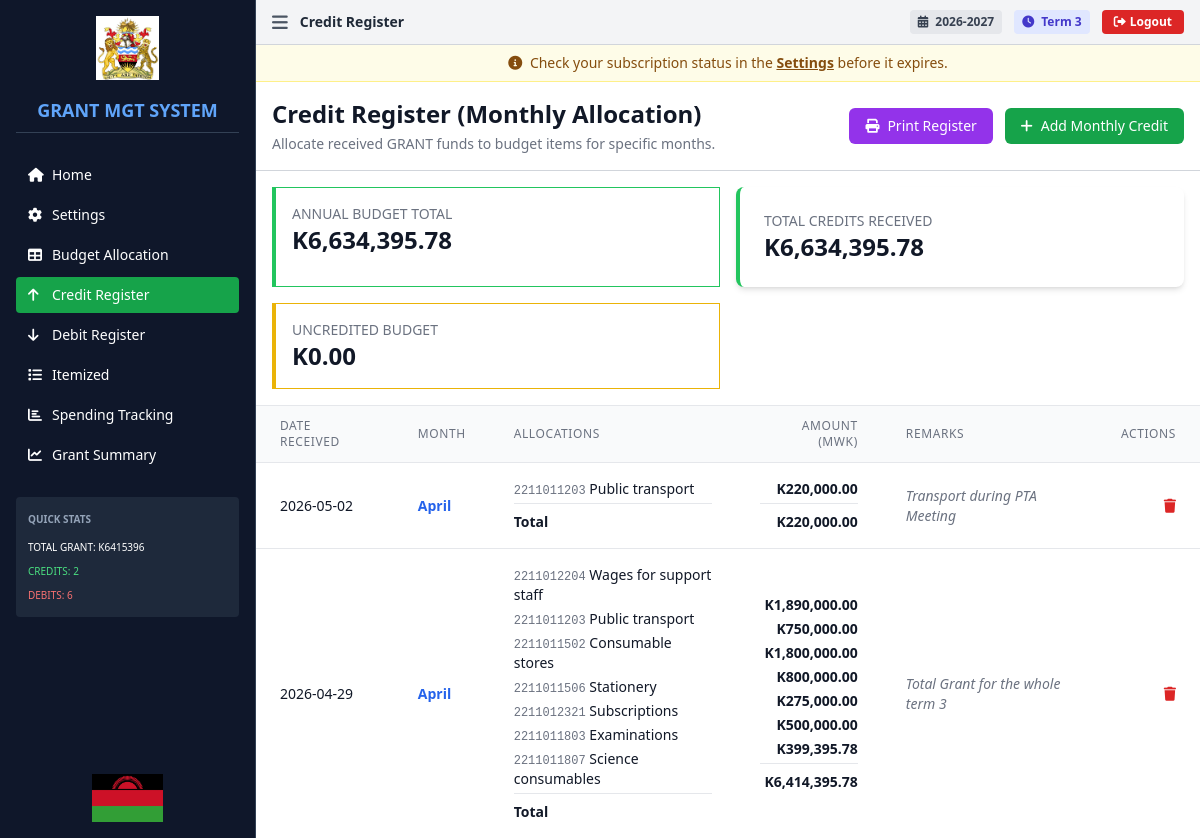
Screenshot of /credits (signed in) with the database file from the repository.
### tables this page shows
CREATE TABLE term_settings (
                id INTEGER PRIMARY KEY AUTOINCREMENT,
                school_id INTEGER NOT NULL,
                current_academic_year TEXT NOT NULL,
                current_term TEXT NOT NULL,
                updated_at DATETIME DEFAULT CURRENT_TIMESTAMP,
                FOREIGN KEY (school_id) REFERENCES schools(id),
                UNIQUE(school_id)
            );

CREATE TABLE credits (
                id INTEGER PRIMARY KEY AUTOINCREMENT,
                school_id INTEGER NOT NULL,
                financial_year TEXT NOT NULL,
                date_received DATE NOT NULL,
                month TEXT NOT NULL,
                line_items TEXT NOT NULL,
                remarks TEXT,
                created_at DATETIME DEFAULT CURRENT_TIMESTAMP, academic_year TEXT, term TEXT,
                FOREIGN KEY (school_id) REFERENCES schools(id)
            );

CREATE TABLE budget_items (
                id INTEGER PRIMARY KEY AUTOINCREMENT,
                school_id INTEGER NOT NULL,
                financial_year TEXT NOT NULL,
                template_row_id INTEGER NOT NULL,
                item_key TEXT NOT NULL,
                pow_no INTEGER,
                pow_name TEXT,
                sub_activity TEXT,
                sub_item_description TEXT,
                code TEXT,
                total_allocation REAL DEFAULT 0,
                monthly_allocations TEXT,
                created_at DATETIME DEFAULT CURRENT_TIMESTAMP, academic_year TEXT, term TEXT,
                FOREIGN KEY (school_id) REFERENCES schools(id),
                UNIQUE(school_id, financial_year, template_row_id)
            );

### app.py (the view)
@app.route('/credits')
@app.route('/creditregister')
@app.route('/credit-register')
@require_login
def credits():
    academic_year = get_academic_year()
    term = get_term()
    budget = get_budget(academic_year, term)
    credits = get_credits(academic_year, term) or []
    debits = get_debits(academic_year, term) or []
    total_grant = get_total_grant(academic_year, term)
    settings = get_settings()
    total_credits_amount = 0.0
    for c in credits:
        if isinstance(c, dict):
            line_items = c.get('lineItems', [])
            for item in line_items:
                if isinstance(item, dict):
                    amt = item.get('amount', 0)
                    if amt:
                        try:
                            total_credits_amount += float(amt)
                        except (ValueError, TypeError):
                            pass
    return render_template('credits.html',
                      budget=budget,
                      credits=credits,
                      debits=debits,
                      total_credits_amount=total_credits_amount,
                      total_grant=total_grant,
                      academic_year=academic_year,
                      term=term,
                      settings=settings,
                      current_page='credits')

### templates/credits.html (shortened to what this page needs)
{% extends "base.html" %}
{% block title %}Credit Register{% endblock %}
{% block content %}
<div class="max-w-full">
    <div class="bg-white p-4 border-b border-gray-300">
        <div class="flex justify-between items-center">
            <div>
                <h2 class="text-2xl font-bold text-gray-900">Credit Register (Monthly Allocation)</h2>
                <p class="text-gray-500 text-sm mt-1">Allocate received GRANT funds to budget items for specific months.
                </p>
            </div>
            <div class="space-x-2 no-print">
                <button onclick="printPage('Credit Register')"
                    class="bg-purple-600 hover:bg-purple-700 text-white px-4 py-2 rounded-md">
                    <i class="fas fa-print mr-2"></i>Print Register
                </button>
                <button onclick="showAddCreditModal()"
                    class="bg-green-600 hover:bg-green-700 text-white px-4 py-2 rounded-md">
                    <i class="fas fa-plus mr-2"></i>Add Monthly Credit
                </button>
            </div>
        </div>
    </div>
    <div class="grid grid-cols-1 md:grid-cols-2 gap-4 my-4 px-4">
        <div class="bg-white p-4 border-l-4 border-green-500 border border-gray-200">
            <h3 class="text-sm font-medium text-gray-500 uppercase">Annual Budget Total</h3>
            <p class="text-2xl font-bold text-gray-900">K{{
                "{:,.2f}".format(budget['items']|sum(attribute='totalAllocation') if budget else 0) }}</p>
        </div>
        <div class="bg-white rounded-lg shadow-md p-6 border-l-4 border-green-500">
            <h3 class="text-sm font-medium text-gray-500 uppercase">Total Credits Received</h3>
            <p class="text-2xl font-bold text-gray-900">K{{ "{:,.2f}".format(total_credits_amount) }}</p>
        </div>
        <div class="bg-white p-4 border-l-4 border-yellow-500 border border-gray-200">
            <h3 class="text-sm font-medium text-gray-500 uppercase">Uncredited Budget</h3>
            <p class="text-2xl font-bold text-gray-900">K{{
                "{:,.2f}".format((budget['items']|sum(attribute='totalAllocation') if budget else 0) -
                total_credits_amount) }}
            </p>
        </div>
    </div>
    <div class="bg-white border-t border-gray-200" id="creditsTable">
        <div class="overflow-x-auto">
            <table class="min-w-full divide-y divide-gray-200">
                <thead class="bg-gray-50">
                    <tr>
                        <th class="px-6 py-3 text-left text-xs font-medium text-gray-500 uppercase tracking-wider">Date
                            Received</th>
                        <th class="px-6 py-3 text-left text-xs font-medium text-gray-500 uppercase tracking-wider">Month
                        </th>
                        <th class="px-6 py-3 text-left text-xs font-medium text-gray-500 uppercase tracking-wider">
                            Allocations</th>
                        <th class="px-6 py-3 text-right text-xs font-medium text-gray-500 uppercase tracking-wider">
                            Amount (MWK)</th>
                        <th class="px-6 py-3 text-left text-xs font-medium text-gray-500 uppercase tracking-wider">
                            Remarks</th>
                        <th class="px-6 py-3 text-right text-xs font-medium text-gray-500 uppercase tracking-wider">
                            Actions</th>
                    </tr>
                </thead>
                <tbody class="bg-white divide-y divide-gray-200">
                    {% if credits %}
                    {% for credit in credits %}
                    <tr class="hover:bg-gray-50">
                        <td class="px-6 py-4 whitespace-nowrap text-sm text-gray-900">{{ credit.date }}</td>
                        <td class="px-6 py-4 whitespace-nowrap text-sm font-semibold text-blue-600">{{ credit.month }}
                        </td>
                        <td class="px-6 py-4 text-sm text-gray-900">
                            <ul class="space-y-1">
                                {% for item in credit.lineItems %}
                                <li>
                                    <span class="font-mono text-gray-500 text-xs">{{ item.code }}</span>
                                    {{ item.subItemDescription }}
                                </li>
                                {% endfor %}
                                <li class="pt-2 mt-2 border-t border-gray-200 font-bold">Total</li>
                            </ul>
                        </td>
                        <td class="px-6 py-4 text-sm text-gray-900 text-right">
                            <ul class="space-y-1">
                                {% for item in credit.lineItems %}
                                <li>
                                    <span class="font-semibold">K{{ "{:,.2f}".format(item.amount) }}</span>
                                </li>
                                {% endfor %}
                                <li class="pt-2 mt-2 border-t border-gray-200 font-bold text-gray-900">K{{ "{:,.2f}".format(credit.lineItems|sum(attribute='amount')) }}</li>
                            </ul>
                        </td>
                        <td class="px-6 py-4 text-sm text-gray-500 italic">{{ credit.remarks }}</td>
                        <td class="px-6 py-4 whitespace-nowrap text-right text-sm">
                            <button onclick="deleteCredit('{{ credit.id }}')" class="text-red-600 hover:text-red-900">
                                <i class="fas fa-trash"></i>
                            </button>
                        </td>
                    </tr>
                    {% endfor %}
                    {% endif %}
                </tbody>
            </table>
        </div>
    </div>
</div>
{% endblock %}

### templates/base.html (shortened to what this page needs)
<!DOCTYPE html>
<html lang="en">
<head>
    <script src="https://cdn.tailwindcss.com"></script>
    <link rel="stylesheet" href="https://cdnjs.cloudflare.com/ajax/libs/font-awesome/6.0.0/css/all.min.css">
</head>
<body class="bg-gray-50 text-sm">
    <div class="flex h-screen overflow-hidden">
        <aside id="sidebar" class="sidebar w-64 bg-slate-900 text-white flex-shrink-0 border-r border-slate-700">
            <div class="p-4 flex flex-col h-full">
                <div class="flex justify-center mb-4">
                    <img src="{{ url_for('static', filename='images/Malawi Government logo.png') }}"
                        alt="Malawi Government Logo" class="h-16 w-auto object-contain">
                </div>
                <h1 class="text-lg font-bold text-blue-400 mb-6 border-b border-slate-700 pb-2 text-center">GRANT MGT
                    SYSTEM</h1>
                <nav class="space-y-1">
                    <a href="{{ url_for('index') }}"
                        class="flex items-center space-x-2 px-3 py-2 rounded {% if current_page == 'home' %}bg-blue-600{% else %}hover:bg-slate-800{% endif %}">
                        <i class="fas fa-home w-4"></i>
                        <span>Home</span>
                    </a>
                    <a href="{{ url_for('settings') }}"
                        class="flex items-center space-x-2 px-3 py-2 rounded {% if current_page == 'settings' %}bg-blue-600{% else %}hover:bg-slate-800{% endif %}">
                        <i class="fas fa-cog w-4"></i>
                        <span>Settings</span>
                    </a>
                    <a href="{{ url_for('budget') }}"
                        class="flex items-center space-x-2 px-3 py-2 rounded {% if current_page == 'budget' %}bg-blue-600{% else %}hover:bg-slate-800{% endif %}">
                        <i class="fas fa-table w-4"></i>
                        <span>Budget Allocation</span>
                    </a>
                    <a href="{{ url_for('credits') }}"
                        class="flex items-center space-x-2 px-3 py-2 rounded {% if current_page == 'credits' %}bg-green-600{% else %}hover:bg-slate-800{% endif %}">
                        <i class="fas fa-arrow-up w-4"></i>
                        <span>Credit Register</span>
                    </a>
                    <a href="{{ url_for('debits') }}"
                        class="flex items-center space-x-2 px-3 py-2 rounded {% if current_page == 'debits' %}bg-red-600{% else %}hover:bg-slate-800{% endif %}">
                        <i class="fas fa-arrow-down w-4"></i>
                        <span>Debit Register</span>
                    </a>
                    <a href="{{ url_for('itemized') }}"
                        class="flex items-center space-x-2 px-3 py-2 rounded {% if current_page == 'itemized' %}bg-orange-600{% else %}hover:bg-slate-800{% endif %}">
                        <i class="fas fa-list w-4"></i>
                        <span>Itemized</span>
                    </a>
                    <a href="{{ url_for('tracking') }}"
                        class="flex items-center space-x-2 px-3 py-2 rounded {% if current_page == 'tracking' %}bg-purple-600{% else %}hover:bg-slate-800{% endif %}">
                        <i class="fas fa-chart-bar w-4"></i>
                        <span>Spending Tracking</span>
                    </a>
                    <a href="{{ url_for('grant_summary') }}"
                        class="flex items-center space-x-2 px-3 py-2 rounded {% if current_page == 'dashboard' %}bg-blue-600{% else %}hover:bg-slate-800{% endif %}">
                        <i class="fas fa-chart-line w-4"></i>
                        <span>Grant Summary</span>
                    </a>
                </nav>
                {% if budget %}
                <div class="mt-6 p-3 bg-slate-800 rounded">
                    <h3 class="font-semibold mb-2 text-[10px] text-slate-400">QUICK STATS</h3>
                    <div class="space-y-1 text-[10px]">
                        <div>TOTAL GRANT: K{{ "%.0f"|format(budget.totalGrant or 0) }}</div>
                        <div class="text-green-400">CREDITS: {{ credits|length }}</div>
                        <div class="text-red-400">DEBITS: {{ debits|length }}</div>
                    </div>
                </div>
                {% endif %}
                <div class="mt-auto pt-4 flex justify-center">
                    <img src="{{ url_for('static', filename='images/Malawi flag.png') }}" alt="Malawi Flag"
                        class="h-12 w-auto object-contain">
                </div>
            </div>
        </aside>
        <main class="main-content flex-1 overflow-auto bg-white">
            <header class="bg-gray-100 border-b border-gray-300 px-4 py-2">
                <div class="flex items-center justify-between">
                    <div class="flex items-center space-x-3">
                        <button onclick="toggleSidebar()" class="text-gray-600 hover:text-black">
                            <i class="fas fa-bars text-lg"></i>
                        </button>
                        <h2 class="text-sm font-bold text-gray-800">
                            {% block title %}GRANT MANAGEMENT SYSTEM{% endblock %}
                        </h2>
                    </div>
                    <div class="flex items-center space-x-3">
                        <span class="text-xs font-bold text-gray-700 bg-gray-200 px-2 py-1 rounded">
                            <i class="fas fa-calendar-alt mr-1"></i> {{ academic_year }}
                        </span>
                        <span class="text-xs font-bold text-indigo-700 bg-indigo-100 px-2 py-1 rounded">
                            <i class="fas fa-clock mr-1"></i> {{ term }}
                        </span>
                        <button onclick="logout()" class="bg-red-600 hover:bg-red-700 text-white px-3 py-1 rounded text-xs font-semibold transition">
                            <i class="fas fa-sign-out-alt mr-1"></i>Logout
                        </button>
                    </div>
                </div>
            </header>
            <div class="p-0">
                {% if current_page != 'settings' %}
                <div class="subscription-notice bg-yellow-50 border-b border-yellow-200 px-4 py-2 text-center text-sm text-yellow-800">
                    <i class="fas fa-info-circle mr-1"></i>
                    Check your subscription status in the <a href="{{ url_for('settings') }}" class="font-bold underline hover:text-yellow-900">Settings</a> before it expires.
                </div>
                {% endif %}
                {% block content %}{% endblock %}
            </div>
        </main>
    </div>
</body>
</html>

### rows the page displays
term_settings: current_academic_year "2026-2027", current_term "Term 3"
credits: date "2026-05-02", month "April", code "2211011203", subItemDescription "Public transport", amount "220,000.00", lineItems|sum "220,000.00", remarks "Transport during PTA Meeting"
credits: date "2026-04-29", month "April", code "2211012204" "2211011203" "2211011502" "2211012321", subItemDescription "Wages for support staff" "Public transport" "Consumable stores" "Subscriptions", amount "1,890,000.00" "750,000.00" "1,800,000.00" "800,000.00" "275,000.00" "500,000.00" "399,395.78", lineItems|sum "6,414,395.78", remarks "Total Grant for the whole term 3"
budget_items: code "2211011506", subItemDescription "Stationery"
budget_items: code "2211011803", subItemDescription "Examinations"
budget_items: code "2211011807", subItemDescription "Science consumables"

### other values shown
{{ "%.0f"|format(budget.totalGrant or 0) }} "6415396"
{{ credits|length }} "2"
{{ debits|length }} "6"
{{ "{:,.2f}".format(total_credits_amount) }} "6,634,395.78"
